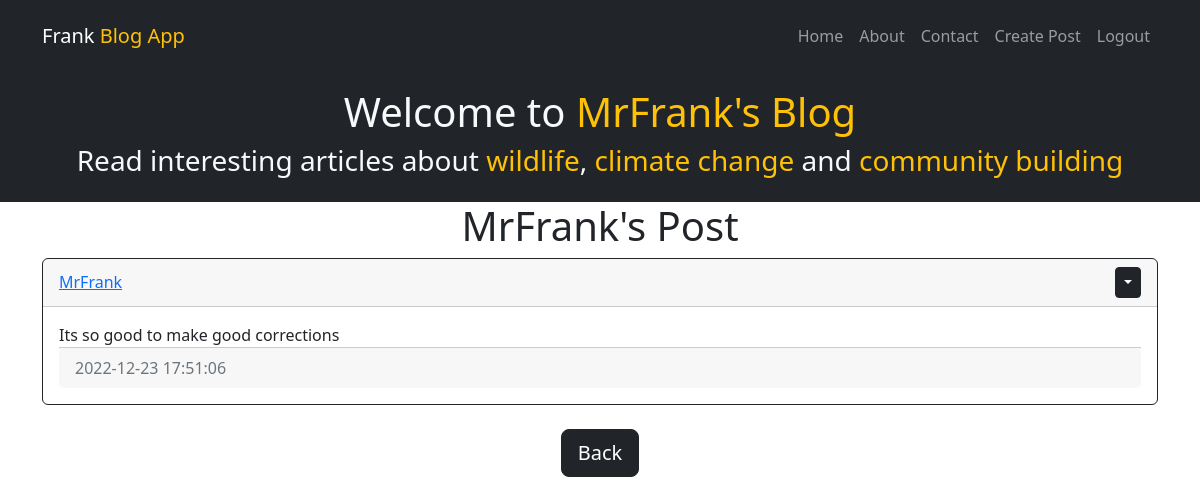
Screenshot of /post/MrFrank (signed in) with the database file from the repository.
### blog/models.py (models this page shows)
class User(db.Model, UserMixin):
    id = db.Column(db.Integer, primary_key=True)
    email = db.Column(db.String(150), unique=True)
    password = db.Column(db.String(150))
    username = db.Column(db.String(150), unique=True)
    date_created = db.Column(db.DateTime(timezone=True), default=func.now())
    posts = db.relationship('Post', backref='user', passive_deletes=True)

class Post(db.Model):
    id = db.Column(db.Integer, primary_key=True)
    content = db.Column(db.String(), nullable=False)
    date_created = db.Column(db.DateTime(timezone=True), default=func.now())
    author = db.Column(db.Integer, db.ForeignKey('user.id', ondelete='CASCADE'), nullable=False)

### blog/views.py (the view)
@views.route('/post/<username>')
@login_required
def post(username):
    user = User.query.filter_by(username=username).first()
    if not user:
        flash('User does not exist', category='error')
        redirect(url_for('views.home'))
    else:
        posts = Post.query.filter_by(author=user.id).all()
        return render_template('post.html', posts=posts, username=username, user=current_user)

### blog/__init__.py (called while the page is built)
def create_app():
    app = Flask(__name__)
    app.config['SECRET_KEY'] = '3d8167986635e347263c13dc4a498839'
    app.config['SQLALCHEMY_DATABASE_URI'] = f'sqlite:///{DB_NAME}'
    db.init_app(app)
    from .views import views
    from .auth import auth
    app.register_blueprint(views, url_prefix='/')
    app.register_blueprint(auth, url_prefix='/')
    from .models import User, Post
    with app.app_context():
        db.create_all()
    login_manager = LoginManager()
    login_manager.login_view = 'auth.login'
    login_manager.init_app(app)
    @login_manager.user_loader
    def load_user(id):
        return User.query.get(int(id))
    return app

### blog/templates/post.html (shortened to what this page needs)
{% extends "post_div.html" %}
{% block owner%}{{username}}'s{% endblock%}
  {% block content %}
  <h1 align="center">{{username}}'s Post</h1>
  {% for post in posts %}
    <div class="container">
      <div class="d-md-auto justify-content-between" id="posts">
        <div class="card border-dark">
          <div class="card-header d-flex justify-content-between align-items-center">
            <a href="/post/{{post.user.username}}">{{post.user.username}}</a>
            {% if current_user.username == post.user.username %}
            <div class="btn-group">
              <button type="button" class="btn btn-sm btn-dark dropdown-toggle" data-bs-toggle="dropdown"></button>
            </div>
            {% endif %}
          </div>
          <div class="card-body">
            <div class="card-text">
              {{post.content}}
            </div>
            <div class="card-footer text-muted">
              {{post.date_created}}
            </div>
          </div>
      </div>
    </div>
    <br>
    <div align="center">
      <a href="/home"
        ><button type="button" class="btn btn-dark btn-lg">Back</button></a
      >
    </div>
  {% endfor %}
  {% endblock %}

### rows the page displays
User: username "MrFrank"
Post: user.username "MrFrank", content "Its so good to make good corrections", date_created "2022-12-23 17:51:06"
